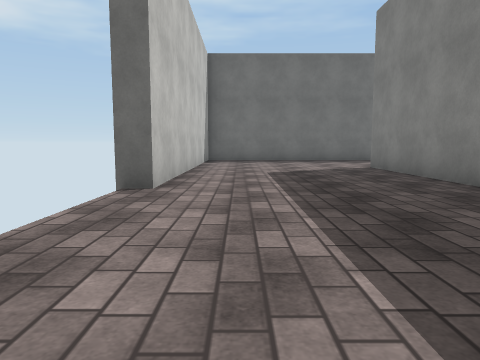
view 1 (above)

22 first-person views from a walk through a scene from a Unity 3-D project. The camera is 1.2 m above the floor, tilts 6° down and sees 70° across. The floor is counted in squares, 2 m on a side. Each view is taken from the middle of a square. On the plan, view 1 faces up. The plan holds only what a view shows up to about 10 squares ahead; the rest is blank. The place goes on beyond the plan. The player is left out. Surface patterns are stand-ins for the level's own textures.

view 2
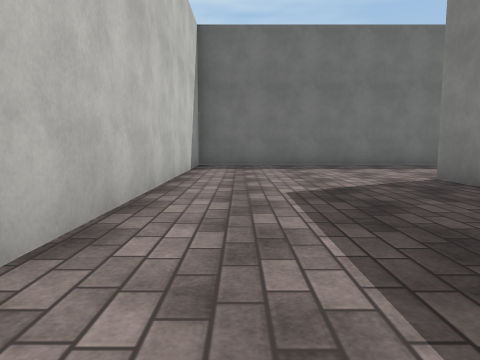

view 3
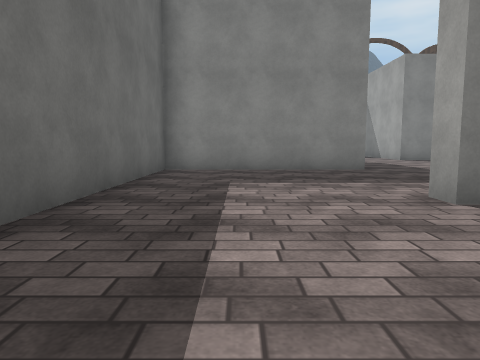

view 4
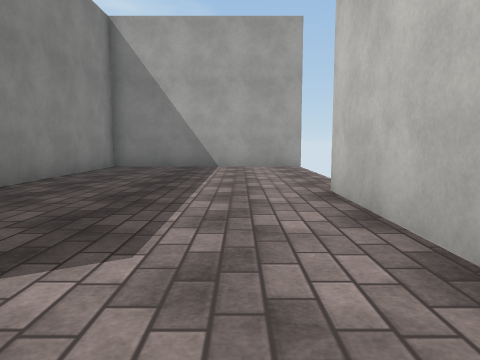

view 5
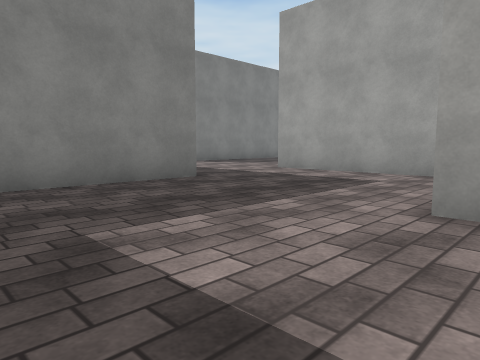

view 6
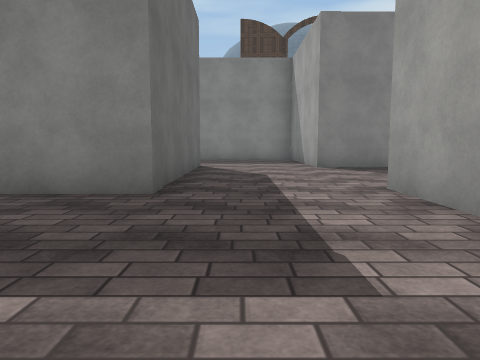

view 7
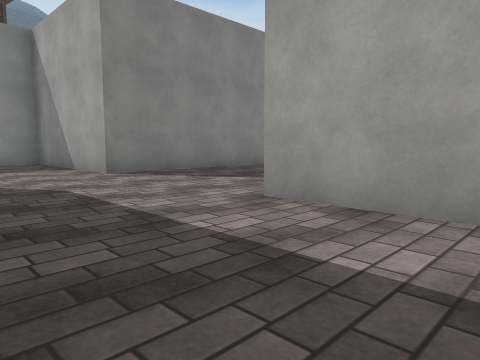

view 8
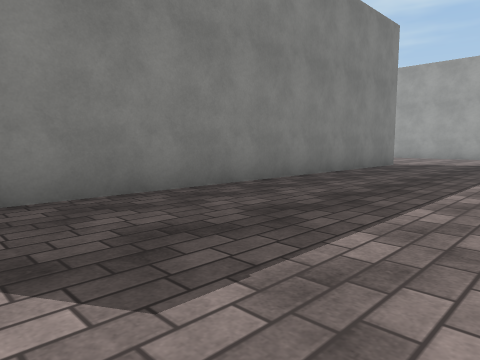

view 9
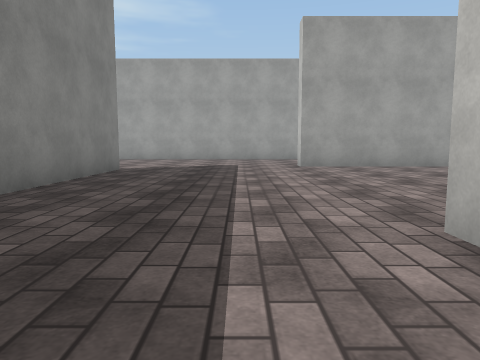

view 10
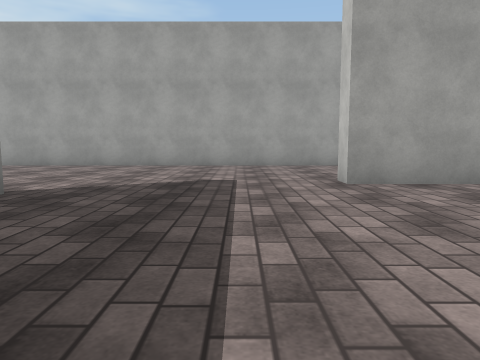

view 11
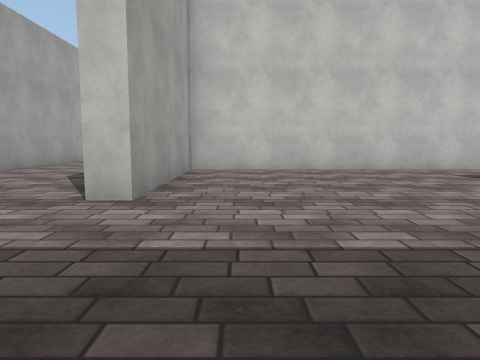

view 12
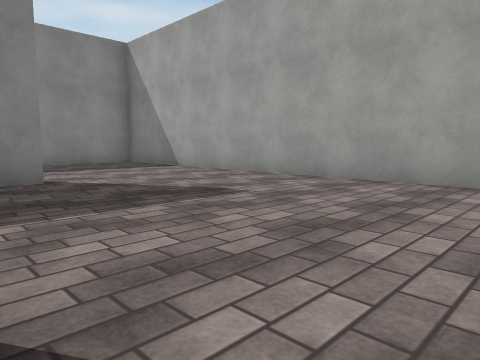

view 13
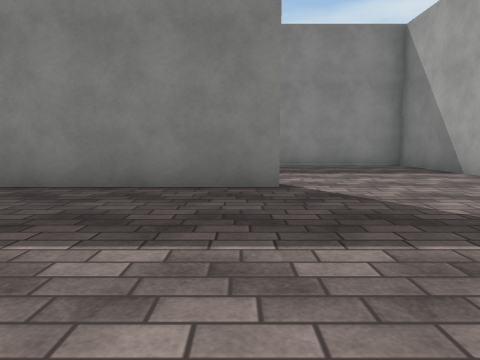

view 14
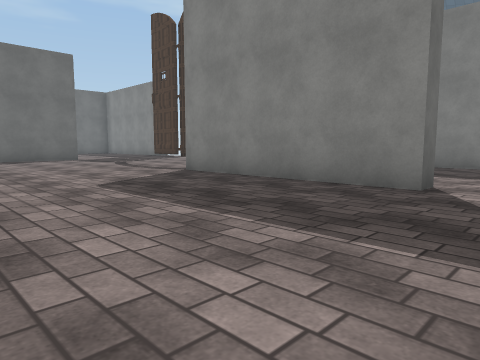

view 15
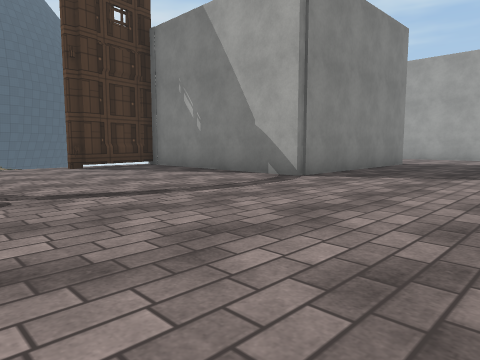

view 16
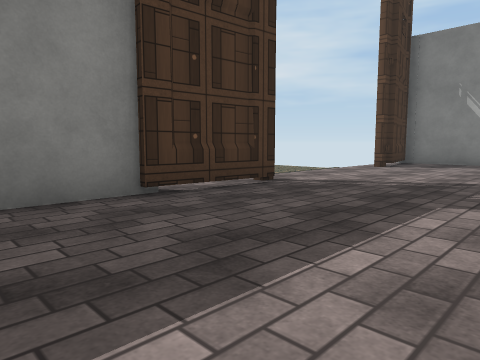

view 17
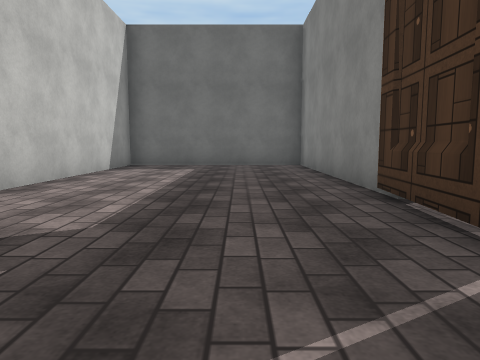

view 18
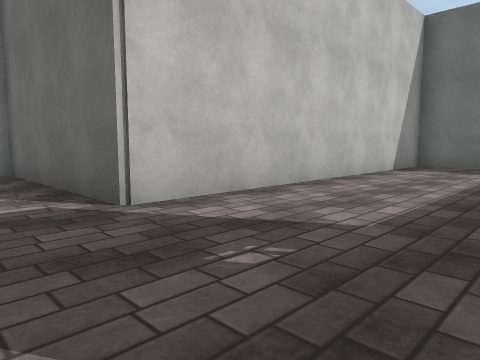

view 19
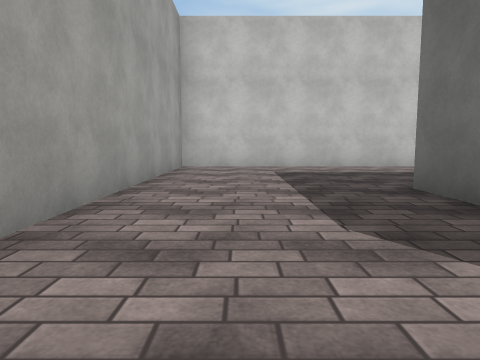

view 20
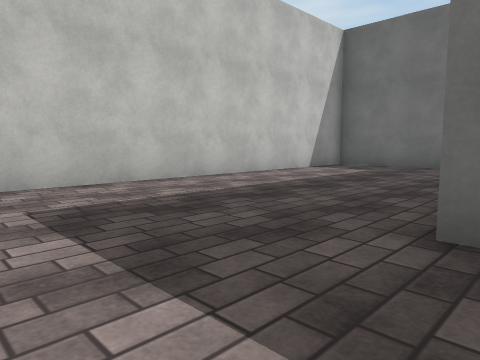

view 21
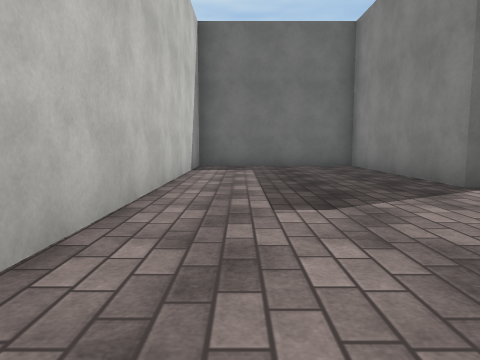

view 22
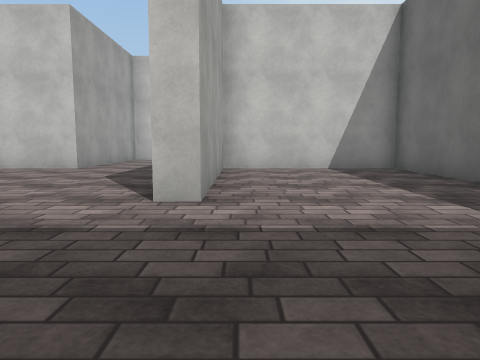

### Floor plan
Ten units are one square. View 1 is at (0, 0); x grows to the right and y downward. Boxes are objects, and circles mark ways between rooms. Rooms are numbered by the first view taken in them; rooms with no view inside come last. Other rooms are left out.
<svg viewBox="-25 -133 260 253">
<path fill="none" stroke="#000" d="M49 -50 86 -50M81 -81 81 -128 -12 -128 -12 -45 -18 -45M-18 1 34 1 34 -88 39 -88M86 -1 86 4M128 61 128 -50M81 4 81 -45 39 -45 39 71 84 71 84 78M86 -50 86 -31M184 76 178 76 178 24 230 24 225 1M48 76 34 76M135 -81 81 -81M16 6 -9 6M224 -47 226 -71M227 -53 227 -66M-12 9 -12 115 227 115 227 62M227 -69 227 -128 179 -128 179 -45 132 -45M116 -128 86 -128 86 -86 135 -86 135 -81M128 -50 174 -50 174 -60"/>
<circle cx="80" cy="-65" r="3" fill="#2a7"/>
<circle cx="130" cy="-65" r="3" fill="#2a7"/>
<text x="20" y="-70">1</text>
<text x="120" y="20">2</text>
<text x="140" y="-100">3</text>
</svg>
Room 1 opens to room 2. Room 2 opens to room 3.

Where each view was taken, in squares from view 1:
view 1: 0 up, 0 right, facing up
view 2: 3 up, 0 right, facing up
view 3: 11 up, 0 right, facing right
view 4: 9 up, 0 right, facing down
view 5: 12 up, 3 right, facing down-right
view 6: 7 up, 4 right, facing right
view 7: 8 up, 6 right, facing down-right
view 8: 4 up, 9 right, facing down-right
view 9: 2 up, 10 right, facing down
view 10: 2 down, 10 right, facing down
view 11: 6 down, 12 right, facing left
view 12: 6 down, 12 right, facing down-right
view 13: 7 down, 13 right, facing right
view 14: 9 down, 13 right, facing up-right
view 15: 3 up, 14 right, facing down-right
view 16: 9 up, 19 right, facing down-right
view 17: 3 up, 21 right, facing up
view 18: 3 up, 21 right, facing up-left
view 19: 10 down, 8 right, facing left
view 20: 10 down, 4 right, facing up-left
view 21: 5 down, 5 right, facing up
view 22: 9 up, 17 right, facing left
